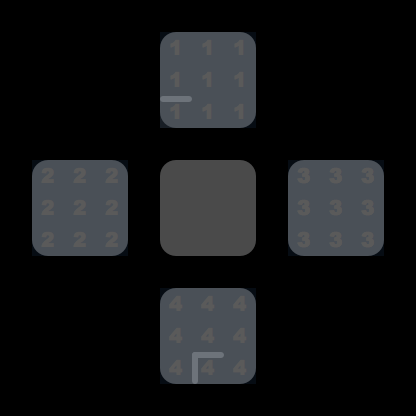

This game map was drawn from its Tiled (.tmx) file and the tilesets committed beside it. A one-line description and the trimmed map source follow:
An orthogonal 13x13 tile map with 32x32 px tiles, 4 tile layers (grid, cellrounded, walls, zonemap) and 39 objects (12x goal, 8x portal, 8x falling, 2x twostep, player, ...).

<map version="1.0" orientation="orthogonal" renderorder="right-down" width="13" height="13" tilewidth="32" tileheight="32" nextobjectid="41">
 <properties>
  <property name="_title" value="test" />
  <property name="_zone" value="" />
  <property name="mode" value="standalone" />
 </properties>
 <tileset firstgid="1" name="cells" tilewidth="32" tileheight="32">
  <image source="../cells.png" trans="ff00ff" width="128" height="384" />
 </tileset>
 <layer name="grid" width="13" height="13">
  <data>[169 cells, 169 non-empty, 2 distinct tile ids]</data>
 </layer>
 <layer name="cellrounded" width="13" height="13">
  <data>[169 cells, 20 non-empty, 4 distinct tile ids]</data>
 </layer>
 <layer name="walls" width="13" height="13" opacity="0.26">
  <data>[169 cells, 2 non-empty, 2 distinct tile ids]</data>
 </layer>
 <layer name="zonemap" width="13" height="13" opacity="0.09">
  <data>[169 cells, 36 non-empty, 4 distinct tile ids]</data>
 </layer>
 <objectgroup name="players">
  <object id="9" type="player" x="207.507" y="207.507" />
 </objectgroup>
 <objectgroup name="enemies">
  <object id="16" type="slider_leftright" x="205.858" y="338.494" />
  <object id="17" type="twostep" x="305.021" y="177.824" />
  <object id="21" type="twostep" x="305.439" y="239.331" />
  <object id="31" type="robot" x="175.314" y="109.623" />
 </objectgroup>
 <objectgroup name="items">
  <object id="10" type="goal" x="176.193" y="364.912" />
  <object id="11" type="zone1" x="206.672" y="176.193" />
  <object id="12" type="zone3" x="236.733" y="206.254" />
  <object id="13" type="zone4" x="207.925" y="235.898" />
  <object id="14" type="zone2" x="172.853" y="207.089" />
  <object id="19" type="goal" x="305.021" y="174.895" />
  <object id="20" type="goal" x="300.418" y="240.167" />
  <object id="32" type="goal" x="177.824" y="111.297" />
  <object id="33" type="goal" x="109.205" y="178.243" />
  <object id="34" type="goal" x="80.3347" y="176.987" />
  <object id="35" type="goal" x="50.6276" y="177.406" />
  <object id="36" type="goal" x="45.6067" y="206.695" />
  <object id="37" type="goal" x="74.477" y="206.695" />
  <object id="38" type="goal" x="45.1883" y="236.82" />
  <object id="39" type="goal" x="74.8954" y="238.075" />
  <object id="40" type="goal" x="111.297" y="241.004" />
 </objectgroup>
 <objectgroup name="powerups">
  <object id="15" type="slide" x="204.603" y="366.946" />
 </objectgroup>
 <objectgroup name="portals">
  <object id="1" type="portal" x="206.672" y="178.281">
   <ellipse />
  </object>
  <object id="2" type="portal" x="206.672" y="46.7621">
   <ellipse />
  </object>
  <object id="3" type="portal" x="175.358" y="207.925">
   <ellipse />
  </object>
  <object id="4" type="portal" x="109.808" y="207.925">
   <ellipse />
  </object>
  <object id="5" type="portal" x="236.316" y="207.089">
   <ellipse />
  </object>
  <object id="6" type="portal" x="366.582" y="208.342">
   <ellipse />
  </object>
  <object id="7" type="portal" x="208.342" y="238.403">
   <ellipse />
  </object>
  <object id="8" type="portal" x="203.749" y="366.582">
   <ellipse />
  </object>
 </objectgroup>
 <objectgroup name="cells">
  <object id="18" type="fluffy" x="335.565" y="207.531">
   <ellipse />
  </object>
  <object id="22" type="falling" x="108.368" y="239.331" />
  <object id="23" type="falling" x="76.9874" y="239.331" />
  <object id="24" type="falling" x="48.1172" y="239.749" />
  <object id="25" type="falling" x="48.5356" y="208.368" />
  <object id="26" type="falling" x="79.4979" y="208.368" />
  <object id="27" type="falling" x="80.3347" y="176.151" />
  <object id="28" type="falling" x="51.4644" y="177.824" />
  <object id="29" type="falling" x="109.205" y="176.569" />
 </objectgroup>
</map>
